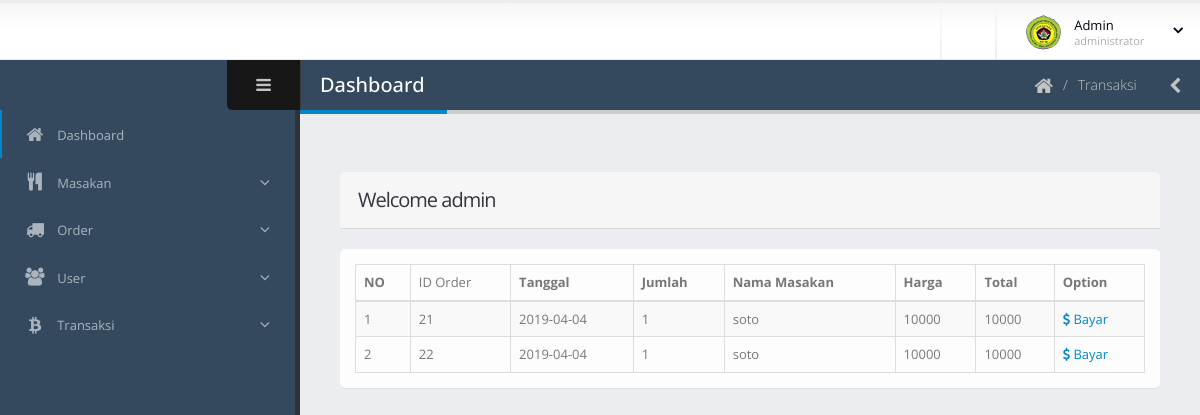
The app's page /admin/transaksi/index.php (signed in) with its own data.
### tables this page shows
CREATE TABLE `detail_order` (
  `id_detail_order` int(15) NOT NULL,
  `id_order` int(15) NOT NULL,
  `id_masakan` int(15) NOT NULL,
  `qty` int(15) NOT NULL,
  `keterangan` varchar(30) NOT NULL,
  `status_detail_order` varchar(30) NOT NULL
);

CREATE TABLE `order` (
  `id_order` int(15) NOT NULL,
  `tanggal` date NOT NULL,
  `keterangan` varchar(30) NOT NULL,
  `status_order` varchar(30) NOT NULL,
  `total` int(11) NOT NULL
);

CREATE TABLE `masakan` (
  `id_masakan` int(15) NOT NULL,
  `nama_masakan` varchar(30) NOT NULL,
  `harga` decimal(30,0) NOT NULL,
  `status_masakan` varchar(30) NOT NULL,
  `gambar` varchar(200) NOT NULL
);

### admin/transaksi/index.php (the view, shortened to what this page needs)
<!doctype html>
<html class="fixed">
	<head>
		<link rel="stylesheet" href="../../assets/vendor/bootstrap/css/bootstrap.css" />
		<link rel="stylesheet" href="../../assets/vendor/font-awesome/css/font-awesome.css" />
		<link rel="stylesheet" href="../../assets/vendor/jquery-ui/css/ui-lightness/jquery-ui-1.10.4.custom.css" />
		<link rel="stylesheet" href="../../assets/vendor/morris/morris.css" />
		<link rel="stylesheet" href="../../assets/vendor/pnotify/pnotify.custom.css" />
		<link rel="stylesheet" href="../../assets/stylesheets/theme.css" />
		<link rel="stylesheet" href="../../assets/stylesheets/skins/default.css" />
		<link rel="stylesheet" href="../../assets/stylesheets/theme-custom.css">
	</head>
	<body>
		<section class="body">
			<header class="header">
				<div class="header-right">
					<span class="separator"></span>
					<span class="separator"></span>
					<div id="userbox" class="userbox">
						<a href="#" data-toggle="dropdown">
							<figure class="profile-picture">
								<img src="../../assets/images/logo.jpg" alt="Joseph Doe" class="img-circle" data-lock-picture="../assets/images/logo.jpg" />
							</figure>
							<div class="profile-info" data-lock-name="John Doe" data-lock-email="">
								<span class="name">Admin</span>
								<span class="role">administrator</span>
							</div>
							<i class="fa custom-caret"></i>
						</a>
					</div>
				</div>
			</header>
			<div class="inner-wrapper">
				<?php
				require('sidebar.php');
				?>
				<section role="main" class="content-body">
					<header class="page-header">
						<h2>Dashboard</h2>
						<div class="right-wrapper pull-right">
							<ol class="breadcrumbs">
								<li>
									<a href="">
										<i class="fa fa-home"></i>
									</a>
								</li>
								<li><span>Transaksi</span></li>
							</ol>
							<a class="sidebar-right-toggle" data-open=""><i class="fa fa-chevron-left"></i></a>
						</div>
					</header>
					<section class="panel">
							<header class="panel-heading">
								<h2 class="panel-title">Welcome <?php echo $_SESSION['username']; ?></h2>
							</header>
						</section>
							<div class="panel-body">
								<table class="table table-bordered table-striped mb-none" id="datatable-default">
									<thead>
										<tr><th>NO</th>
											<td>ID Order</td>
											<th>Tanggal</th>
											<th>Jumlah</th>
											<th>Nama Masakan</th>
											<th>Harga</th>
											<th>Total</th>
											<th>Option</th>
										</tr>
									</thead>
								<?php
require '../koneksi.php';
$no = 0;
$sql = 'SELECT `order`.id_order,`order`.tanggal,`order`.keterangan, masakan.nama_masakan, `order`.total,detail_order.qty,masakan.harga,(masakan.harga*detail_order.qty) as total_bayar FROM `order` INNER join detail_order on `order`.id_order=detail_order.id_order INNER JOIN masakan on masakan.id_masakan=detail_order.id_masakan ';
$result = mysqli_query($koneksi, $sql);
 ?>
									<tbody>
										<tr class="gradeX">
		<?php while($product = mysqli_fetch_object($result)) {
			$no++; ?>
		<td><?php echo $no;?></td>
		<td> <?php echo $product->id_order; ?> </td>
		<td> <?php echo $product->tanggal; ?> </td>
		<td> <?php echo $product->qty; ?> </td>
		<td> <?php echo $product->nama_masakan; ?> </td>
		<td><?php echo $product->harga; ?></td>
		<td> <?php echo $product->total_bayar; ?> </td>
<td><a href="data.php?id_order=<?php echo $product->id_order; ?>"><i class="fa fa-usd"></i> Bayar</a></td>
										</tr>
										<?php } ?>
									</tbody>
								</table>
							</div>
	</body>
</html>

### assets/stylesheets/skins/default.css (style rules this page uses)
a, .btn-link { color: #0088cc; }
.page-header h2 { border-bottom-color: #0088cc; }

### records on screen
detail_order: id_order.id_order "21", id_order.tanggal "2019-04-04", qty "1", id_masakan.nama_masakan "soto", id_masakan.harga "10000", total_bayar "10000"
detail_order: id_order.id_order "22", id_order.tanggal "2019-04-04", qty "1", id_masakan.nama_masakan "soto", id_masakan.harga "10000", total_bayar "10000"

### other values on screen
$_SESSION['username'] "admin"
